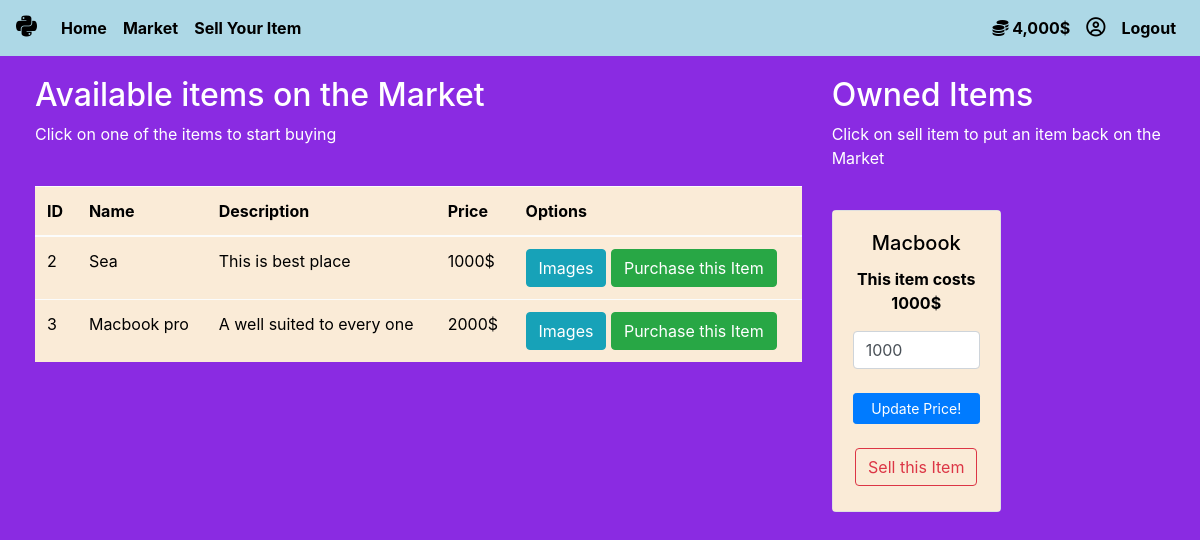
/market (signed in), run on an earlier commit of the app's database.
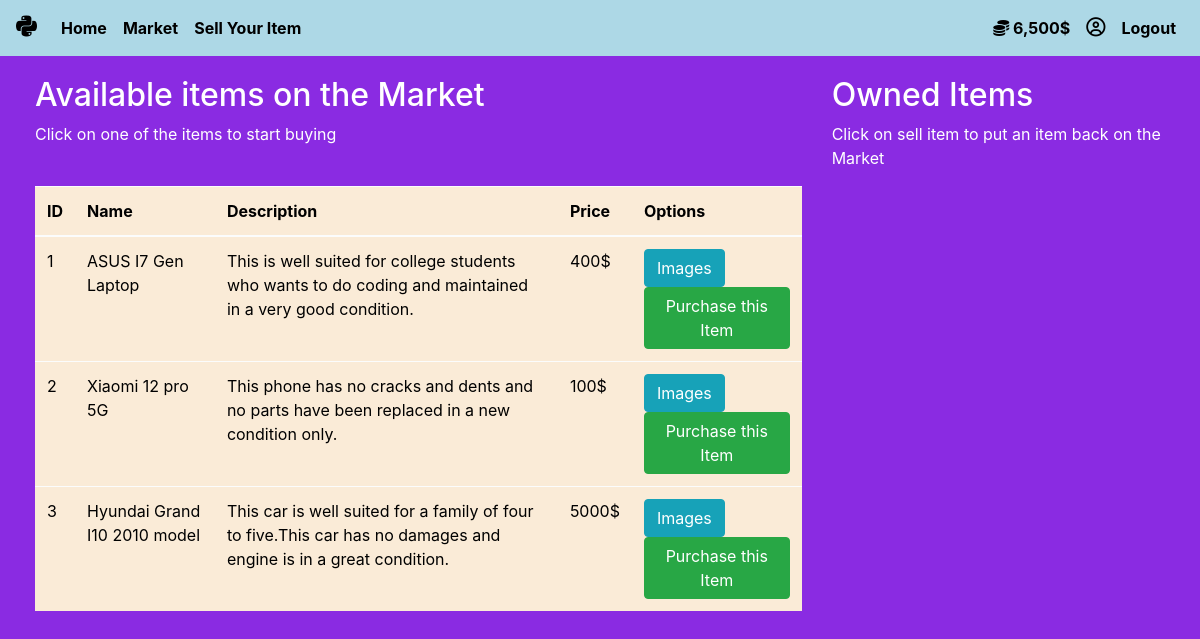
And on a later commit of the database.
### market/models.py (models this page shows, shortened)
class User(db.Model, UserMixin):
    id = db.Column(db.Integer(), primary_key=True)
    username = db.Column(db.String(length=30), nullable=False, unique=True)
    email_address = db.Column(db.String(length=50), nullable=False, unique=True)
    password_hash = db.Column(db.String(length=60), nullable=False)
    budget = db.Column(db.Integer(), nullable=False, default=1000)
    items = db.relationship('Item', backref='owned_user', lazy=True)
    @property
    def prettier_budget(self):
        if len(str(self.budget)) >= 4:
            return f'{str(self.budget)[:-3]},{str(self.budget)[-3:]}$'
        else:
            return f"{self.budget}$"
    @property
    def password(self):
        return self.password

class Item(db.Model):
    id = db.Column(db.Integer(), primary_key=True)
    name = db.Column(db.String(length=30), nullable=False,unique=False)
    price = db.Column(db.Integer(), nullable=False)
    barcode = db.Column(db.String(length=12), nullable=False, unique=True)
    description = db.Column(db.String(length=1024), nullable=False,unique=False)
    owner = db.Column(db.Integer(), db.ForeignKey('user.id'))
    image_filename = db.Column(db.String(), nullable=True)

### market/routes.py (the view, shortened to what this page needs)
@app.route('/market', methods=['GET', 'POST'])
@login_required
def market_page():
    purchase_form = PurchaseItemForm()
    selling_form = SellItemForm()
    form=UpdatePrice()
    if form.validate_on_submit():
        new_price = form.newprice.data
    item = Item.query.filter_by(name=form.itemname.data).first()
    if item:
        item.price = new_price
        db.session.commit()
        flash(f"Price updated successfully for {form.itemname.data}!", category='success')
    if request.method == "GET":
        items = Item.query.filter_by(owner=None)
        owned_items = Item.query.filter_by(owner=current_user.id)
        return render_template('market.html', items=items, purchase_form=purchase_form, owned_items=owned_items, selling_form=selling_form,form=form)

### market/forms.py
class PurchaseItemForm(FlaskForm):
    submit = SubmitField(label='Purchase Item!')

class SellItemForm(FlaskForm):
    submit = SubmitField(label='Sell Item!')

### market/models.py (called while the page is built)
@login_manager.user_loader
def load_user(user_id):
    return User.query.get(int(user_id))

### market/templates/market.html (shortened to what this page needs)
{% extends 'base.html' %}
{% block content %}
<div class="row" style="margin-top:20px; margin-left:20px;">
   <div class="col-8"">
       <h2>Available items on the Market</h2>
       <p>Click on one of the items to start buying</p>
       <br>
      <table class="table table-hover table-light" style="background-color: antiquewhite; color: black;">
         <thead>
            <tr>
               <th scope="col">ID</th>
               <th scope="col">Name</th>
               <th scope="col">Description</th>
               <th scope="col">Price</th>
               <th scope="col">Options</th>
            </tr>
         </thead>
         <tbody>
            {% for item in items %}
            <tr>
               <td>{{ item.id }}</td>
               <td>{{ item.name }}</td>
                  <td>{{ item.description }}</td>
               <td>{{ item.price }}$</td>
               <td>
                  <button class="btn btn-outline btn-info" data-toggle="modal" data-target="#Modal-MoreInfo-{{ item.id }}">Images</button>
                  <button class="btn btn-outline btn-success" data-toggle="modal" data-target="#Modal-PurchaseConfirm-{{ item.id }}">Purchase this Item</button>
               </td>
            </tr>
            {% endfor %}
         </tbody>
      </table>
   </div>
   <div class="col-4">
        <h2>Owned Items</h2>
        <p>Click on sell item to put an item back on the Market</p>
        <br>
        <div class="row">
           {% for owned_item in owned_items %}
             <div class="col-md-6">
                 <div style="margin-bottom: 5px" class="card text-center" >
                      <div class="card-body" style="background-color: antiquewhite;color: black;">
                          <h5 class="card-title">{{ owned_item.name }}</h5>
                          <p class="card-text"><strong>
                              This item costs {{ owned_item.price }}$
                          </strong></p>
                          <div>
                           <form method="POST" class="form-update">
                          {{ form.newprice(class="form-control", placeholder="New Price" ,value=owned_item.price ) }}
                                 <br>
                          {{ form.submit(class="btn btn-sm btn-block btn-primary") }}
                        </form>
                        <br>
                      </div>
                      <button type="button" class="btn btn-outline-danger" style="margin-bottom: 5px"
                                  data-toggle="modal" data-target="#Modal-SellingConfirm-{{ owned_item.id }}">
                              Sell this Item
                          </button>
                     </div>
                  </div>
             </div>
           {% endfor %}
        </div>
   </div>
</div>
{% endblock %}

### market/templates/base.html (shortened to what this page needs)
<!doctype html>
<html lang="en">
   <head>
      <link rel="stylesheet" href="https://cdn.jsdelivr.net/npm/bootstrap@4.5.3/dist/css/bootstrap.min.css">
   </head>
   <body>
    <nav class="navbar navbar-expand-md " style="background-color:lightblue;">
      <a class="navbar-brand" href="#" style="color: black;"><i class="fa-brands fa-python" style="font-size: larger;"></i></a>
      <div class="collapse navbar-collapse" id="navbarNav">
        <ul class="navbar-nav mr-auto"  >
            <li class="nav-item active" >
                <a class="nav-link" href="{{ url_for('home_page') }}"  style="color: black;font-weight: bolder;">Home <span class="sr-only">(current)</span></a>
            </li>
            <li class="nav-item">
                <a class="nav-link" href="{{ url_for('market_page') }}" style="color: black;font-weight: bolder;">Market</a>
            </li>
            <li class="nav-item">
                <a class="nav-link" href="{{ url_for('sell_page') }}" style="color: black;font-weight: bolder;">Sell Your Item</a>
            </li>
        </ul>
          {% if current_user.is_authenticated %}
            <ul class="navbar-nav">
                <li class="nav-item">
                    <a class="nav-link" style="color: black; font-weight: bold">
                        <i class="fa-solid fa-coins"></i>
                        {{ current_user.prettier_budget }}
                    </a>
                </li>
                <li class="nav-item">
                    <a class="nav-link"style="color: black;font-weight: bolder;" title="Welcome,{{current_user.username}}"><i class="fa-regular fa-circle-user" style="color: black;font-size: larger;"></i></a>
                </li>
                <li class="nav-item">
                    <a class="nav-link" href="{{ url_for('logout_page') }}" style="color: black;font-weight: bolder;">Logout</a>
                </li>
            </ul>
          {% endif %}
      </div>
    </nav>
      {% block content %}
      {% endblock %}
      <link rel="stylesheet" href="https://cdnjs.cloudflare.com/ajax/libs/font-awesome/6.5.2/css/all.min.css" />
   </body>
</html>

### market/templates/base.html (style rules this page uses)
body { background-color: blueviolet; color: white }

What changed in the data, as far as the page shows it:
removed Item: name "Macbook", price "1000", newprice "1000", shown under "Owned Items"
changed User: prettier_budget "4,000$" → "6,500$"
added Item: id "1", name "ASUS I7 Gen Laptop", description "This is well suited for college students who wants to do coding and maintained in a very good condition.", price "400", shown under "Available items on the Market"
changed Item id 2: name "Sea" → "Xiaomi 12 pro 5G"; description "This is best place" → "This phone has no cracks and dents and no parts have been replaced in a new condition only."; price "1000" → "100"
changed Item id 3: name "Macbook pro" → "Hyundai Grand I10 2010 model"; description "A well suited to every one" → "This car is well suited for a family of four to five.This car has no damages and engine is in a great condition."; price "2000" → "5000"
